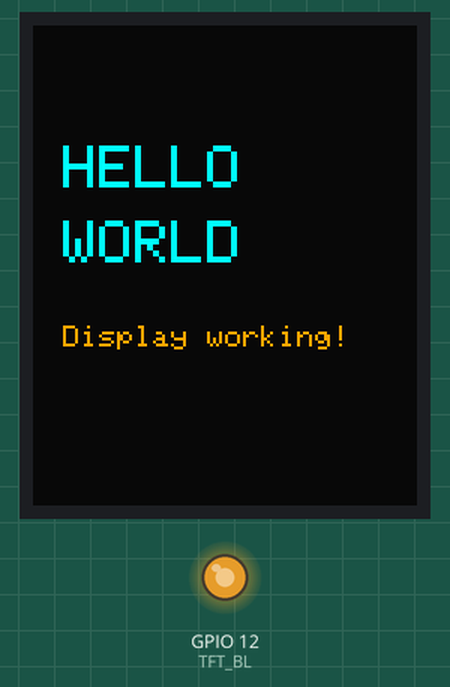
Recording of a sketch running on a simulated ESP32. Parts: 128×160 colour display, output pins drawn as LEDs (lit = HIGH). What the sketch prints to the serial monitor is not drawn.

Above: at 0.8 s.

The sketch:

display_test_minimal.ino
```cpp
/*
 * Minimal display test — no BLE, no ESP-NOW
 * Just TFT to confirm hardware is working
 *
 * If this works, the issue is BLE init order
 * If this doesn't work, it's a wiring/config issue
 */

#include <TFT_eSPI.h>
#include <SPI.h>

#define TFT_BL 12

TFT_eSPI    tft = TFT_eSPI();
TFT_eSprite spr = TFT_eSprite(&tft);

void setup() {
  Serial.begin(115200);
  delay(500);
  Serial.println("1 - Serial OK");

  // Backlight
  ledcAttach(TFT_BL, 5000, 8);
  ledcWrite(TFT_BL, 200);
  Serial.println("2 - Backlight set");

  // TFT
  tft.init();
  tft.setRotation(2);
  Serial.println("3 - TFT init done");

  spr.setColorDepth(16);
  spr.createSprite(128, 160);
  Serial.println("4 - Sprite created");

  // Draw
  spr.fillSprite(0x0841);
  spr.setTextColor(0x07FF, 0x0841);
  spr.setTextSize(2);
  spr.setCursor(10, 40);
  spr.print("HELLO");
  spr.setCursor(10, 65);
  spr.print("WORLD");
  spr.setTextSize(1);
  spr.setTextColor(0xFD20, 0x0841);
  spr.setCursor(10, 100);
  spr.print("Display working!");
  spr.pushSprite(0, 0);
  Serial.println("5 - Sprite pushed");
}

void loop() {
  delay(1000);
}
```
